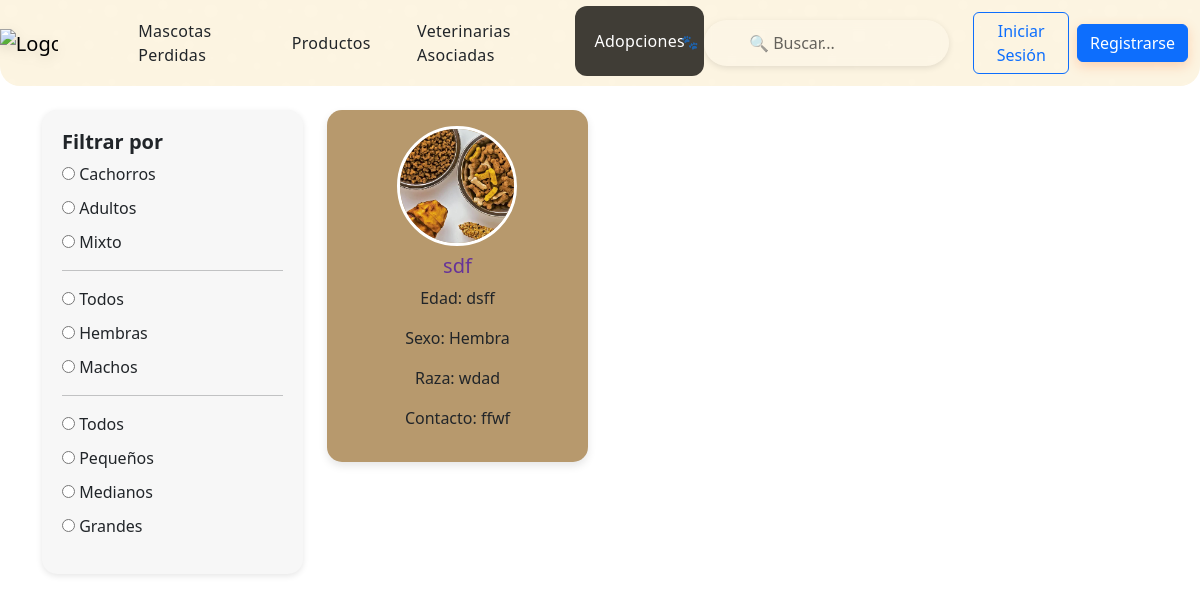
Before: /adopciones/ with the older database file.
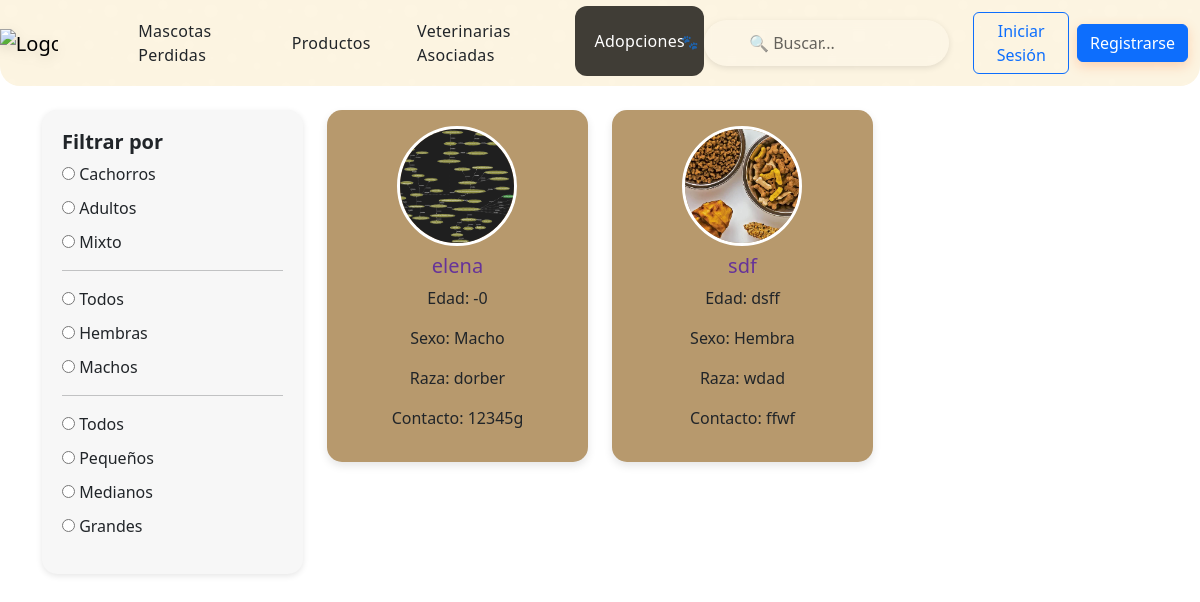
After: the same page with the newer database file.
### cuidandoHuellas/models.py (models this page shows, shortened)
class PublicacionMascota(models.Model):
    TIPO_PUBLICACION = (
        ('perdida', 'Mascota Perdida'),
        ('adopcion', 'Mascota en Adopción'),
    )
    usuario = models.ForeignKey(Usuario, on_delete=models.CASCADE, related_name='publicaciones')
    descripcion = models.TextField()
    fecha_publicacion = models.DateTimeField(auto_now_add=True)
    tipo_publicacion = models.CharField(max_length=10, choices=TIPO_PUBLICACION, default='perdida')
    nombre_mascota = models.CharField(max_length=100, null=True, blank=True)
    edad = models.CharField(max_length=50, null=True, blank=True)
    raza = models.CharField(max_length=100, null=True, blank=True)
    sexo = models.CharField(max_length=10, null=True, blank=True)
    contacto = models.CharField(max_length=100, null=True, blank=True)

class FotoMascota(models.Model):
    publicacion = models.ForeignKey(PublicacionMascota, on_delete=models.CASCADE, related_name='fotos')
    imagen = models.ImageField(
        upload_to='fotos_mascotas/',
        validators=[validar_extension_imagen]
    )

### cuidandoHuellas/views.py (the view)
# urls.py: path('adopciones/',views.adopciones,name="adopciones"),
def adopciones(request):
    publicaciones = PublicacionMascota.objects.filter(tipo_publicacion='adopcion').order_by('-fecha_publicacion')
    return render(request, "usuarios/adopciones.html", {
        "publicaciones": publicaciones
    })

### cuidandoHuellas/templates/usuarios/adopciones.html (shortened to what this page needs)
{% extends 'administrador/base_sesion.html' %}
{% load static %}
{% block estilos_unicos %}
    <link rel="stylesheet" href="{% static 'css/usuarios/adopciones.css' %}">
    <link href="{% static 'css/bootstrap.min.css' %}" rel="stylesheet">
{% endblock %}
{% block contenido %}
<div class="container my-4">
    <div class="row">
        <div class="col-md-3">
            <div class="side-menu">
                <h5>Filtrar por</h5>
                <ul class="list-unstyled">
                    <li><input type="radio" name="edad"> Cachorros</li>
                    <li><input type="radio" name="edad"> Adultos</li>
                    <li><input type="radio" name="edad"> Mixto</li>
                    <hr>
                    <li><input type="radio" name="sexo"> Todos</li>
                    <li><input type="radio" name="sexo"> Hembras</li>
                    <li><input type="radio" name="sexo"> Machos</li>
                    <hr>
                    <li><input type="radio" name="tamano"> Todos</li>
                    <li><input type="radio" name="tamano"> Pequeños</li>
                    <li><input type="radio" name="tamano"> Medianos</li>
                    <li><input type="radio" name="tamano"> Grandes</li>
                </ul>
            </div>
        </div>
        <div class="col-md-9">
            <div class="row">
                {% for publicacion in publicaciones %}
                    {% if publicacion.tipo_publicacion == 'adopcion' %}
                        <div class="col-md-4 mb-4">
                            <div class="dog-card text-center p-3">
                                {% if publicacion.fotos.first %}
                                    <img src="{{ publicacion.fotos.first.imagen.url }}" alt="{{ publicacion.nombre_mascota }}" class="dog-image mb-2">
                                {% else %}
                                    <div class="dog-image placeholder bg-secondary mb-2 d-flex align-items-center justify-content-center text-white">
                                        <i class="fas fa-paw fa-2x"></i>
                                    </div>
                                {% endif %}
                                <h5 class="text-purple">{{ publicacion.nombre_mascota }}</h5>
                                <p>Edad: {{ publicacion.edad }}</p>
                                <p>Sexo: {{ publicacion.sexo }}</p>
                                <p>Raza: {{ publicacion.raza }}</p>
                                <p>Contacto: {{ publicacion.contacto }}</p>
                            </div>
                        </div>
                    {% endif %}
                {% empty %}
                    <p class="text-center">No hay mascotas disponibles para adopción.</p>
                {% endfor %}
            </div>
        </div>
    </div>
</div>
{% endblock %}

### cuidandoHuellas/templates/administrador/base_sesion.html (shortened to what this page needs)
{% load static %}
<!DOCTYPE html>
<html lang="es">
<head>
    <link rel="stylesheet" href="{% static 'css/administrador/base_sesion.css' %}">
    <link rel="stylesheet" href="{% static 'css/bootstrap.min.css' %}">
    <link rel="stylesheet" href="https://cdnjs.cloudflare.com/ajax/libs/font-awesome/6.0.0/css/all.min.css">
    {% block estilos_unicos %} {% endblock %}
</head>
<body>
<nav class="navbar navbar-expand-lg">
    <div class="container-fluid">
        <a class="navbar-brand" href="{% url 'pagina_principal' %}">
            <img src="{% static 'img/logo_ch.png' %}" alt="Logo">
        </a>
        <div class="collapse navbar-collapse" id="navbarContent">
            <ul class="navbar-nav me-auto mb-2 mb-lg-0">
                <li class="nav-item">
                    <a class="nav-link {% if request.resolver_match.url_name == 'mascotas_perdidas' %}active{% endif %}" href="{% url 'mascotas_perdidas' %}">Mascotas Perdidas</a>
                </li>
                <li class="nav-item">
                    <a class="nav-link {% if request.resolver_match.url_name == 'productos_usuarios' %}active{% endif %}" href="{% url 'productos_usuarios' %}">Productos</a>
                </li>
                <li class="nav-item">
                    <a class="nav-link {% if request.resolver_match.url_name == 'veterinarias_asociadas' %}active{% endif %}" href="{% url 'veterinarias_asociadas' %}">Veterinarias Asociadas</a>
                </li>
                <li class="nav-item">
                    <a class="nav-link {% if request.resolver_match.url_name == 'adopciones' %}active{% endif %}" href="{% url 'adopciones' %}">Adopciones</a>
                </li>
            </ul>
            <div class="search-container d-none d-lg-block">
                <input type="text" class="search-input" placeholder="🔍 Buscar...">
            </div>
            {% if request.session.pista %}
                <div class="d-flex align-items-center">
                    <div class="dropdown me-3">
                        <button class="btn dropdown-toggle" type="button" data-bs-toggle="dropdown" aria-expanded="false">
                            <img src="{% static 'img/frame_user.png' %}" alt="" class="user-icon">
                        </button>
                        <ul class="dropdown-menu dropdown-menu-end">
                            <li>
                                <a class="dropdown-item" href="{% url 'pagina_usuario' %}">
                                    <i class="fas fa-user"></i>
                                    {{ request.session.pista.nombre_completo }}
                                </a>
                            </li>
                            <li>
                                <a class="dropdown-item" href="{% url 'editar_usuario' %}">
                                    <i class="fas fa-edit"></i>
                                    Editar Perfil
                                </a>
                            </li>
                            <li>
                                <a class="dropdown-item" href="#">
                                    <i class="fas fa-history"></i>
                                    Mis publicaciones
                                </a>
                            </li>
                            <li>
                                <a class="dropdown-item" href="#">
                                    <i class="fas fa-cog"></i>
                                    Configuración
                                </a>
                            </li>
                            <li><hr class="dropdown-divider"></li>
                            <li>
                                <a class="dropdown-item" href="{% url 'cerrar_sesion' %}">
                                    <i class="fas fa-sign-out-alt"></i>
                                    Cerrar Sesión
                                </a>
                            </li>
                        </ul>
                    </div>
                </div>
            {% else %}
                <div class="d-flex align-items-center">
                    <a href="#" class="btn btn-outline-primary me-2">Iniciar Sesión</a>
                    <a href="#" class="btn btn-primary">Registrarse</a>
                </div>
            {% endif %}
        </div>
    </div>
</nav>
{% block contenido %}
{% endblock %}
</body>
</html>

### cuidandoHuellas/static/css/administrador/base_sesion.css (style rules this page uses)
.nav-link.active { color: white !important; transform: translateY(-2px); background-color: #403D36; }
.nav-link.active::before { content: ""; position: absolute; top: 50%; left: 0; width: 100%; height: 100%; background-color: var(--accent-color); z-index: -1; transform: translateY(-50%); border-radius: 8px; opacity: 1; }
.nav-link.active::after { content: "🐾"; font-size: 14px; position: absolute; right: 6px; top: 50%; transform: translateY(-50%); opacity: 0.8; }
.navbar { background-color: #fcf4e1 !important; background: linear-gradient(135deg, var(--gradient-start), var(--gradient-end)); padding: 0.8rem 1.5rem; box-shadow: 0 4px 20px var(--shadow-color), 0 0 0 1px rgba(255, 255, 255, 0.1) inset; border-radius: 0 0 20px 20px; position: relative; z-index: 100; }
.navbar::before { content: ""; position: absolute; top: 0; left: 0; right: 0; bottom: 0; border-radius: 0 0 20px 20px; opacity: 0.3; z-index: -1; }
.navbar-brand { position: relative; padding: 0.5rem 0.8rem; margin-right: 2rem; transition: transform var(--transition-speed); }
.navbar-brand img { height: 69px; margin-left: -25px; filter: drop-shadow(0 4px 6px rgba(0, 0, 0, 0.1)); transition: all var(--transition-speed); }
.navbar-nav { display: flex; justify-content: space-between; gap: 0.5rem; flex-grow: 0.9; margin: 0 2rem; }
.nav-item { position: relative; display: flex; justify-content: center; }
.nav-link { color: var(--text-color) !important; font-size: 1rem !important; font-weight: 500 !important; padding: 0.7rem 1.2rem !important; border-radius: 12px !important; transition: all var(--transition-speed) !important; position: relative !important; z-index: 1 !important; overflow: hidden !important; display: flex !important; align-items: center !important; justify-content: center !important; letter-spacing: 0.3px !important; }
.nav-link::before { content: ""; position: absolute; top: 50%; left: 0; width: 100%; height: 0; background-color: var(--accent-color); z-index: -1; transform: translateY(-50%); transition: height var(--transition-speed); border-radius: 8px; opacity: 0; }
.nav-link::after { content: "🐾"; position: absolute; font-size: 0; right: 6px; top: 50%; transform: translateY(-50%); transition: all var(--transition-speed); opacity: 0; }
.search-container { position: relative; width: 280px; margin-right: 1.5rem; }
.search-input { width: 100%; padding: 0.7rem 1.2rem 0.7rem 2.8rem; border-radius: 30px; border: none; background-color: rgba(255, 255, 255, 0.15); color: var(--text-color); backdrop-filter: blur(4px); transition: all var(--transition-speed); box-shadow: 0 2px 6px rgba(0, 0, 0, 0.1); }
.search-input::placeholder { color: rgba(0, 0, 0, 0.6); }
.search-container::before { position: absolute; left: 12px; top: 50%; transform: translateY(-50%); font-size: 16px; pointer-events: none; }
.btn-outline-primary { color: var(--text-color); border: 2px solid rgba(255, 255, 255, 0.3); border-radius: 30px; padding: 0.5rem 1.2rem; font-weight: 500; transition: all var(--transition-speed); background: transparent; }
.btn-primary { background-color: var(--accent-color); border: none; border-radius: 30px; padding: 0.5rem 1.2rem; font-weight: 500; transition: all var(--transition-speed); box-shadow: 0 4px 12px rgba(255, 125, 60, 0.3); }
.navbar { animation: navbarAppear 0.6s ease-out forwards; }

### cuidandoHuellas/static/css/usuarios/adopciones.css (style rules this page uses)
.dog-card { background-color: #b7996d; border-radius: 15px; padding: 15px; box-shadow: 0 4px 8px rgba(0,0,0,0.1); height: 100%; }
.dog-image { width: 120px; height: 120px; object-fit: cover; border-radius: 50%; border: 3px solid white; display: block; margin: 0 auto; }
.text-purple { color: rebeccapurple; }
.side-menu { background-color: #f7f7f7; padding: 20px; border-radius: 15px; box-shadow: 0 2px 6px rgba(0,0,0,0.1); }
.side-menu h5 { font-weight: bold; }
.side-menu ul li { margin-bottom: 10px; }

Changed rows visible on the page:
added PublicacionMascota: fotos.first.imagen (picture), nombre_mascota "elena", edad "-0", sexo "Macho", raza "dorber", contacto "12345g"
